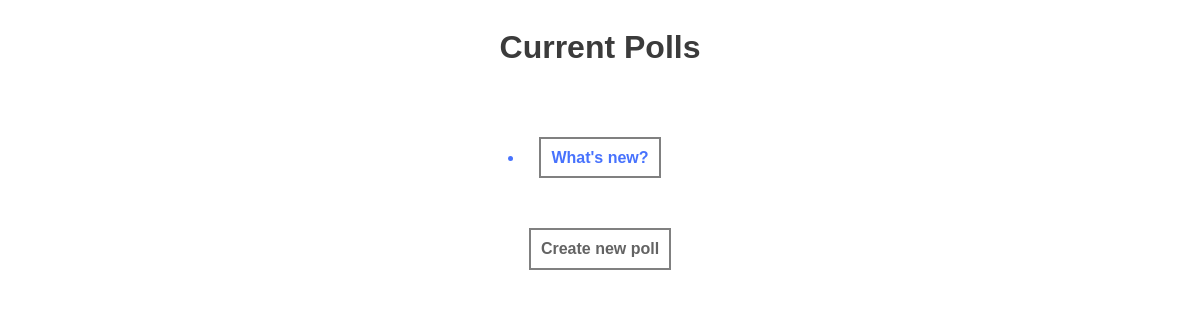
The page /polls/ on the database as committed earlier.
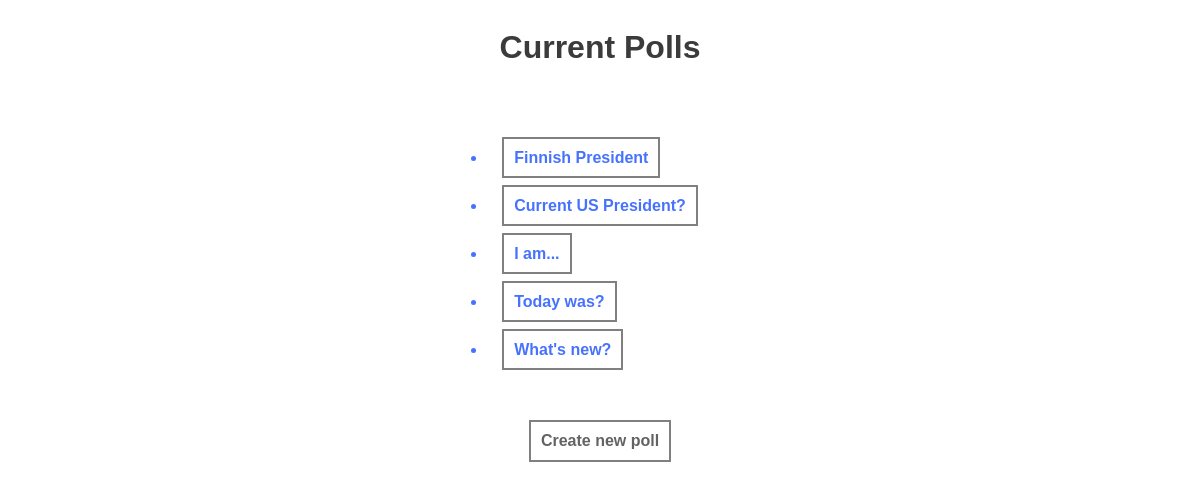
The same page on the database as committed later.
### polls/models.py (models this page shows, shortened)
class Question(models.Model):
    question_text = models.CharField(max_length=200)
    pub_date = models.DateTimeField('date published')
    def was_published_recently(self):
        now = timezone.now()
        return now - datetime.timedelta(days=1) <= self.pub_date <= now
    was_published_recently.admin_order_field = 'pub_date'
    was_published_recently.boolean = True
    was_published_recently.short_description = 'Published recently?'

### polls/views.py (the view)
# urls.py: path('', views.index, name='index'),
def index(request):
    latest_question_list = Question.objects.order_by('-pub_date')[:10]
    context = {'latest_question_list': latest_question_list}
    return render(request, 'polls/index.html', context)

### polls/templates/polls/index.html
{% load static %}
<link rel="stylesheet" type="text/css" href="{% static 'polls/style.css' %}">
<div class="mainbox">
    <h1>Current Polls</h1>
    {% if latest_question_list %}
    <ul>
    {% for question in latest_question_list %}
        <li><a href="{% url 'polls:detail' question.id %}">{{ question.question_text }}</a></li>
    {% endfor %}
    </ul>
    {% else %}
        <p>No polls are available.</p>
    {% endif %}
    <a href="{% url 'polls:add_poll' %}">Create new poll</a>
</div>

### polls/static/polls/style.css (style rules this page uses)
* { font-family: Arial, Helvetica, sans-serif !important; }
li a { color: rgb(71, 114, 253); text-decoration: none; font-family: Arial, Helvetica, sans-serif; }
li { color: rgb(71, 114, 253); padding: 15px; font-family: Arial, Helvetica, sans-serif; }
ul { padding: 30px; }
h1 { color: rgb(59, 59, 59); font-family: Arial, Helvetica, sans-serif; }
a { color: rgb(99, 99, 99); text-decoration: none; font-family: Arial, Helvetica, sans-serif; font-weight: bold; border: 2px solid gray; padding: 10 10 10 10; }
.mainbox { display: flex; flex-direction: column; align-items: center; justify-content: center; padding: auto; margin: auto; }

Rows that differ between the two databases and show on the page:
added Question: question_text "Finnish President"
added Question: question_text "Current US President?"
added Question: question_text "I am..."
added Question: question_text "Today was?"
